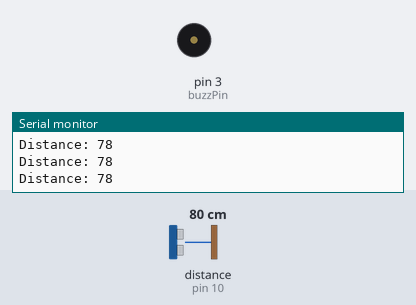
Simulated run of this sketch. Board: Arduino Uno, built with avr-gcc and run on an emulated ATmega328P. On the bench: buzzer (waves = sounding, pin HIGH), the last lines printed to the serial monitor. Wiring (inferred from the names in the program): ultrasonic range finder: trigger pin 9; echo pin 10. The test bench sets the inputs (shaded band); at power-on: distance to the obstacle (sensor on pin 10) 80 cm. The echo pulse lasts 58.3 µs per cm; pins used as bus, display or sensor lines are not drawn.

Above: at 1.2 s.
1.3 s: distance to the obstacle (sensor on pin 10) set to 2 cm
4.3 s: distance to the obstacle (sensor on pin 10) set to 250 cm
At 34.69 s:
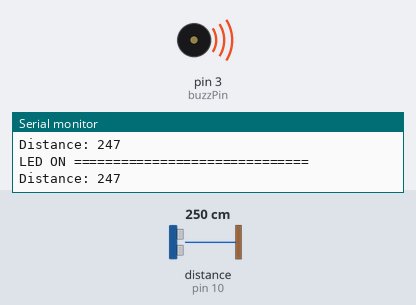
Timing chart, 0 to 36.7 s (numbered marks = the images above; inputs shaded):
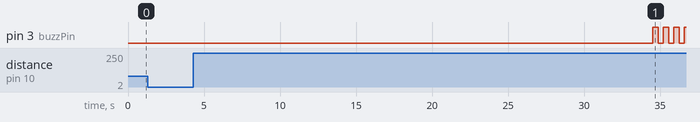

The sketch:

distanceDetect.ino
```cpp
/*

Author: Ilan Rajpar
Date: March 31st 2024
Description: fridge door detector using ultrasonic sensor


current
*/

// pin declarations
const int buzzPin = 3;
const int trigPin = 9;
const int echoPin = 10;

unsigned long duration;
unsigned long distance;

bool lastFridgeState = false;   // state of the fridge, false = closed
bool currentFridgeState = false;  // last state of the frdige

const int doorDist = 30;    // if ultrasonic sensor detects distance >door dist, the door is open
const int leftOpenTime = 30000;   // if the door is open for longer than leftOpenTime, the alarm goes
const int closeDelay = 3000;      // the door must be closed for closeDelay seconds to turn off the alarm
const int pulseTime = 300;        // how long the intermittent buzzing is

unsigned long startOpened = 0;    // used to track when the door was last opened
unsigned long startClosed = 0;    // used to track how long the door has been closed after being opened
unsigned long lastTimeBuzz = 0;    // used to get an intermittent beeping of the buzzer

bool alarmOn = false;     // used to turn track when the alarm should be on or off
bool buzzerOn = false;    // used to track when to turn the buzzer on and off when beeping


void setup()
{

  pinMode(buzzPin, OUTPUT);
  pinMode(trigPin, OUTPUT);
  pinMode(echoPin, INPUT);
  Serial.begin(9600);

}


void loop()
{

  // find the distance using the ultrasonic sensor
  digitalWrite(trigPin, LOW);   // clear the trigPin
  delayMicroseconds(2);
  digitalWrite(trigPin, HIGH);    // send the pulse
  delayMicroseconds(10);
  digitalWrite(trigPin, LOW);
  duration = pulseIn(echoPin, HIGH);    // read the duration and calculate the distance
  distance = (duration * 0.034)/2.0;

  // print the results to the screen (cm)
  Serial.print("Distance: ");
  Serial.println(distance);


  // check if the fridge is opened or closed based on the distance
  if (distance > doorDist && currentFridgeState == false)
  {
    startOpened = millis();
    currentFridgeState = true;
  }

  // false means that the fridge is closed
  else if (distance < doorDist) currentFridgeState = false;

  // if door has been left open for too long, sound alarm
  if (millis() - startOpened > leftOpenTime && currentFridgeState == true) alarmOn = true;


  // track when the fridge door is closed
  if (lastFridgeState != currentFridgeState && alarmOn == true && currentFridgeState == false)
  {
    startClosed = millis();
  }

  // if the alarm is on and the door has now been closed for more than a given amount of time, turn it off
  if (millis() - startClosed > closeDelay && alarmOn == true && currentFridgeState == false) alarmOn = false;

  // when the alarm is supposed to be on, make it an intermittent beeping without using any delays
  if (alarmOn == true)
  {

    if (buzzerOn == false && millis()-lastTimeBuzz > pulseTime)
    {
      Serial.println("LED ON ==============================");
      digitalWrite(buzzPin, HIGH);
      lastTimeBuzz = millis();
      buzzerOn = true;

    }

    else if (buzzerOn == true && millis()- lastTimeBuzz > pulseTime)
    {
      Serial.println("LED OFF //////////////////////////");
      digitalWrite(buzzPin, LOW);
      lastTimeBuzz = millis();
      buzzerOn = false;
    }

  }

  // when the alarm is off, simply turn the buzzer off
  else if (alarmOn == false) digitalWrite(buzzPin, LOW);


  lastFridgeState = currentFridgeState;
  delay(100);

}
```

Measured:
- after the input at 4.3 s, pin 3 (buzzPin): alternates HIGH for 0.35 s and LOW for 0.35 s, starting after 30.2 s
